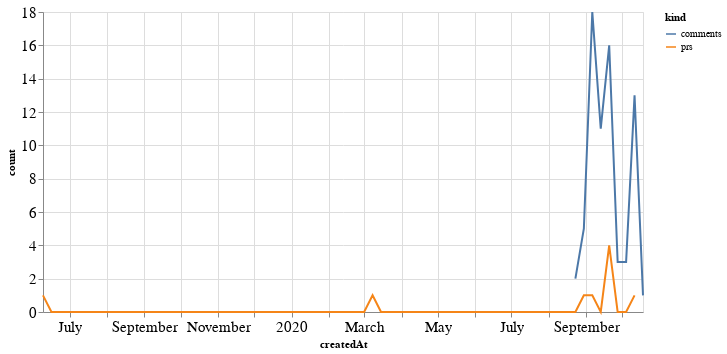

Source (notebook cell):
### Code cell
alt.Chart(total_time, width=600).mark_line().encode(
    x='createdAt',
    y='count',
    color='kind'
)

### Figure 1 — Vega-Lite specification as saved in the notebook (floating-point values rounded to 4 significant figures; data arrays with more than 128 entries replaced by an {"elided": "..."} marker saying what was removed)
{"config": {"axisLeft": {"labelFontSize": 15}, "axisBottom": {"labelFontSize": 15}}, "data": {"name": "data-995cf31888b0edeafb427779e4d31b3e"}, "mark": "line", "encoding": {"color": {"type": "nominal", "field": "kind"}, "x": {"type": "temporal", "field": "createdAt"}, "y": {"type": "quantitative", "field": "count"}}, "width": 600, "$schema": "https://vega.github.io/schema/vega-lite/v4.8.1.json", "datasets": {"data-995cf31888b0edeafb427779e4d31b3e": {"elided": "144 records"}}}
